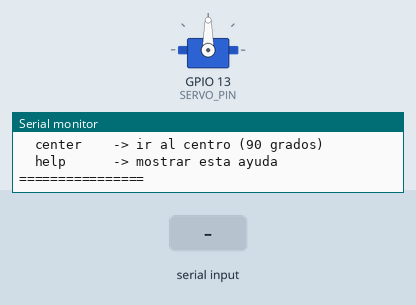
Simulated run of this sketch. Board: ESP32. Parts: servo, the last lines printed to the serial monitor. The test bench sets the inputs (shaded band).

Above: at 2.2 s.
2.3 s: "sweep\n" received over Serial
At 2.77 s:
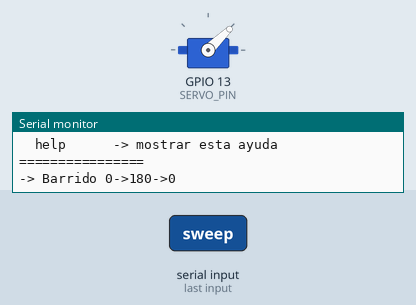
5.3 s: "sweep\n" received over Serial
At 5.47 s:
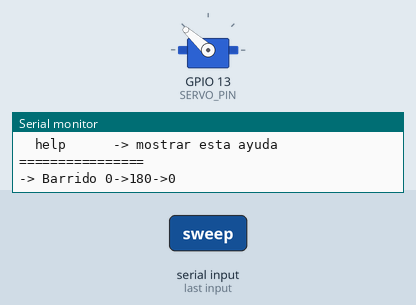
8.3 s: "30,150,10\n" received over Serial
11.3 s: "center\n" received over Serial
At 12.6 s:
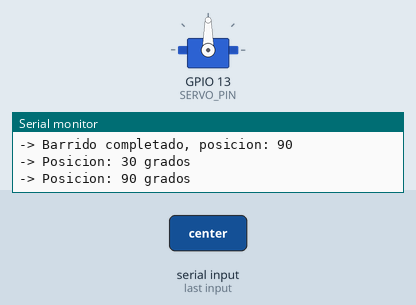
Timing chart, 0 to 13.8 s (numbered marks = the images above; inputs shaded):
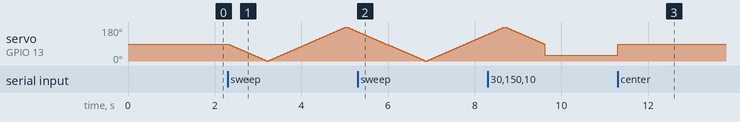

Measured:
- after the input at 11.3 s, servo on GPIO 13 (SERVO_PIN): 30° → 90° at once
- by itself, servo on GPIO 13 (SERVO_PIN): rises from 140° to 180° in 0.38 s, then falls to 30° in 0.94 s

The sketch:

servo_test.ino
```cpp
#include <ESP32Servo.h>

#define SERVO_PIN 13

Servo myServo;
int currentPos = 90;

void printHelp() {
  Serial.println("=== Comandos ===");
  Serial.println("  0-180     -> ir a esa posicion (ej: 90)");
  Serial.println("  +N        -> sumar N grados (ej: +10)");
  Serial.println("  -N        -> restar N grados (ej: -10)");
  Serial.println("  sweep     -> barrido completo 0->180->0");
  Serial.println("  center    -> ir al centro (90 grados)");
  Serial.println("  help      -> mostrar esta ayuda");
  Serial.println("================");
}

void moveTo(int pos) {
  pos = constrain(pos, 0, 180);
  myServo.write(pos);
  currentPos = pos;
  Serial.print("-> Posicion: ");
  Serial.print(currentPos);
  Serial.println(" grados");
}

void setup() {
  Serial.begin(115200);
  delay(1000);
  Serial.println("=== Servo Test ESP32 ===");
  myServo.attach(SERVO_PIN);
  Serial.print("Servo conectado en GPIO");
  Serial.println(SERVO_PIN);
  moveTo(90);
  Serial.println();
  printHelp();
}

void loop() {
  if (Serial.available()) {
    String input = Serial.readStringUntil('\n');
    input.trim();

    if (input == "help") {
      printHelp();
    } else if (input == "center") {
      moveTo(90);
    } else if (input == "sweep") {
      Serial.println("-> Barrido 0->180->0");
      for (int pos = currentPos; pos >= 0; pos -= 2) { myServo.write(pos); delay(20); }
      for (int pos = 0; pos <= 180; pos += 2)         { myServo.write(pos); delay(20); }
      for (int pos = 180; pos >= 90; pos -= 2)        { myServo.write(pos); delay(20); }
      currentPos = 90;
      Serial.println("-> Barrido completado, posicion: 90");
    } else if (input.startsWith("+")) {
      int delta = input.substring(1).toInt();
      moveTo(currentPos + delta);
    } else if (input.startsWith("-")) {
      int delta = input.substring(1).toInt();
      moveTo(currentPos - delta);
    } else {
      int pos = input.toInt();
      if (pos >= 0 && pos <= 180) {
        moveTo(pos);
      } else {
        Serial.println("! Comando no reconocido. Escribe help.");
      }
    }
  }
}
```
